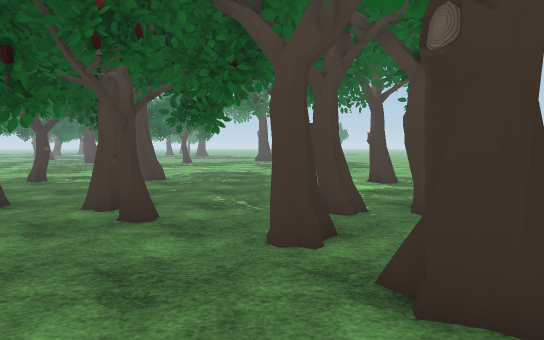
View 1 (above)

24 first-person views from a walk through a scene from a Unity 3-D project. The camera is 1.5 m above the floor, tilts 4° down and sees 75° across. The floor is counted in squares, 1 m on a side. Each view is taken from the middle of a square. On the plan, view 1 faces up. The plan holds only what a view shows up to about 16 squares ahead; the rest is blank. The place goes on beyond the plan. The player character is not drawn. Some surface patterns are stand-ins.

View 2
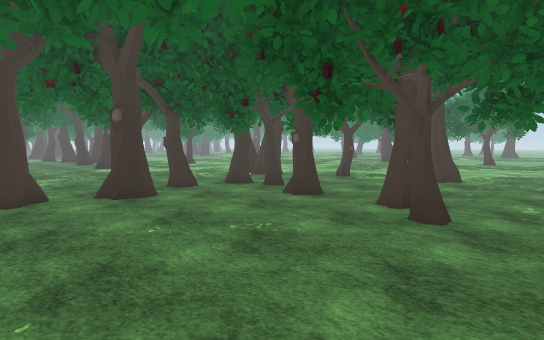

View 3
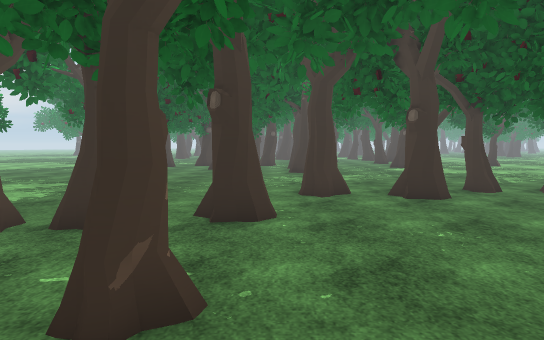

View 4
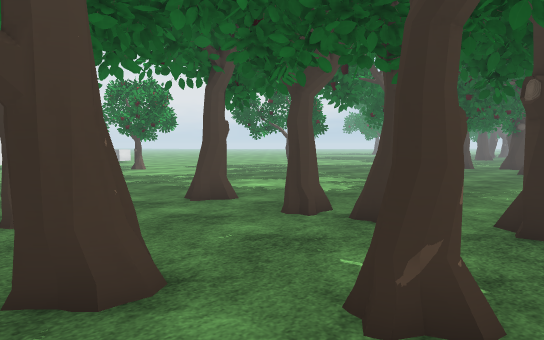

View 5
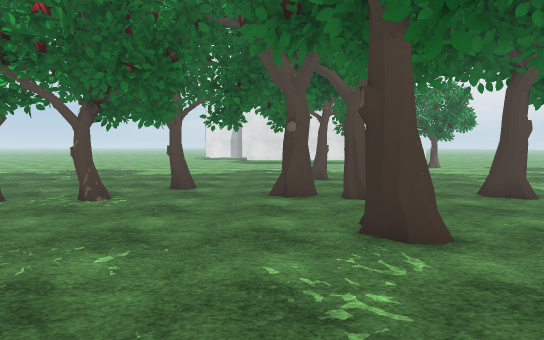

View 6
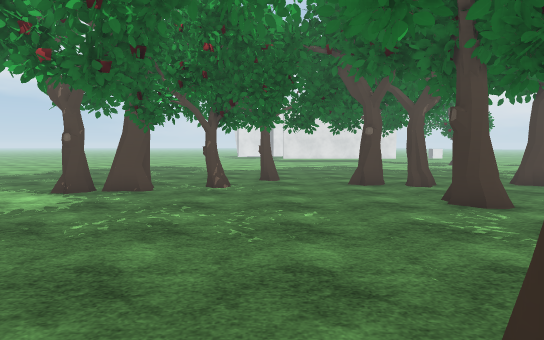

View 7
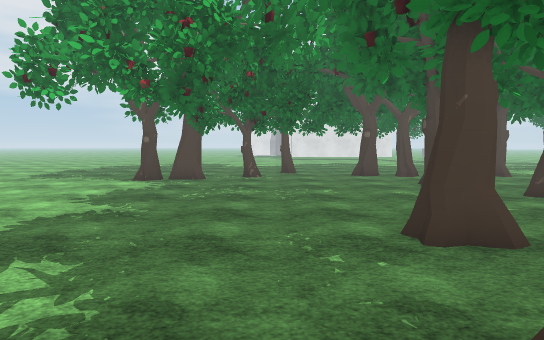

View 8
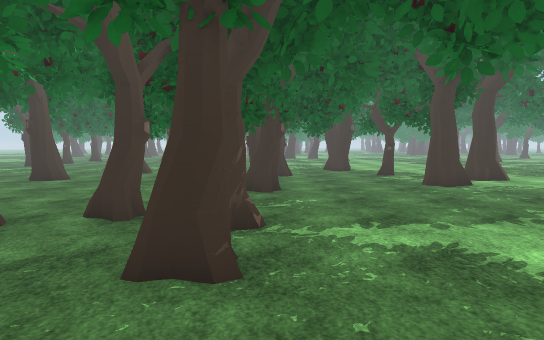

View 9
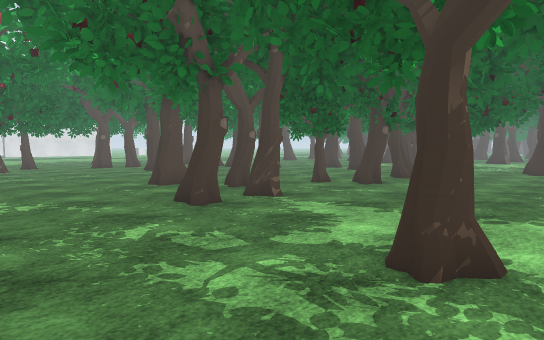

View 10
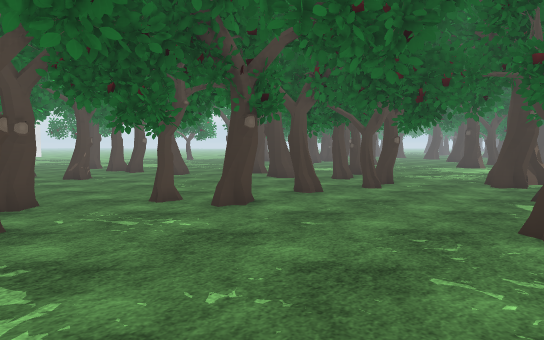

View 11
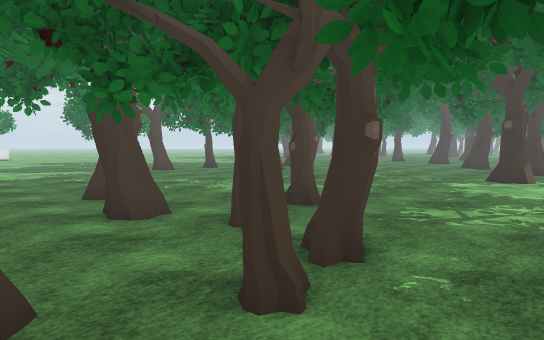

View 12
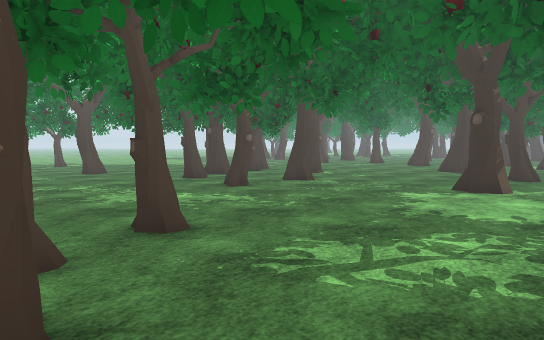

View 13
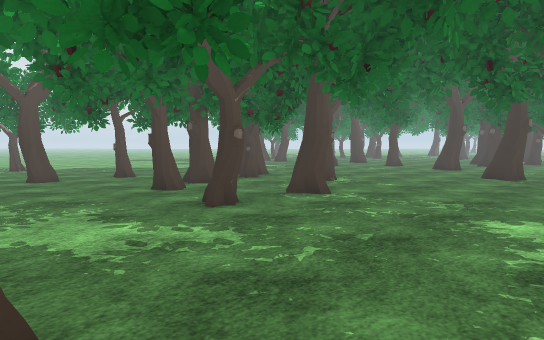

View 14
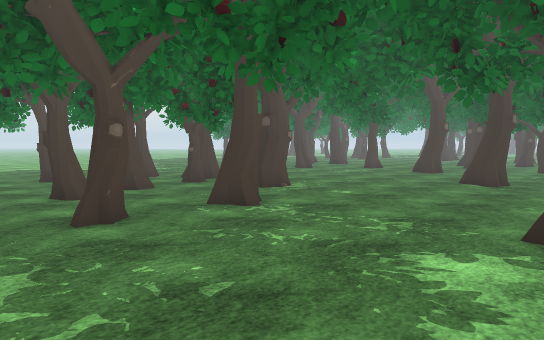

View 15
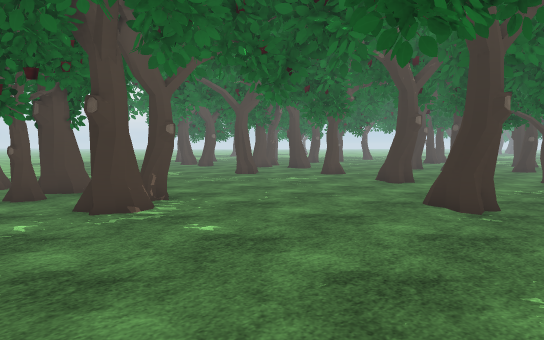

View 16
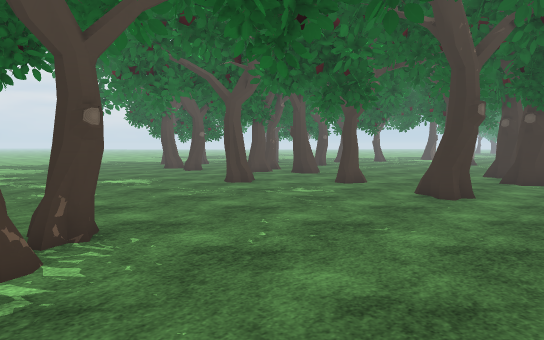

View 17
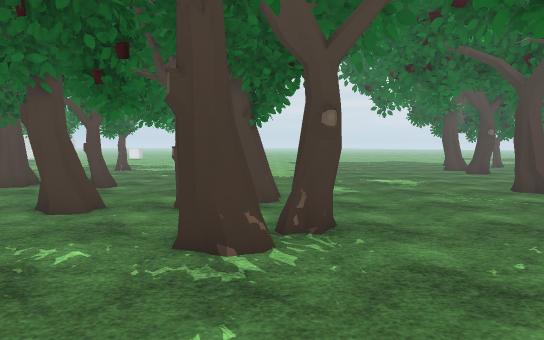

View 18
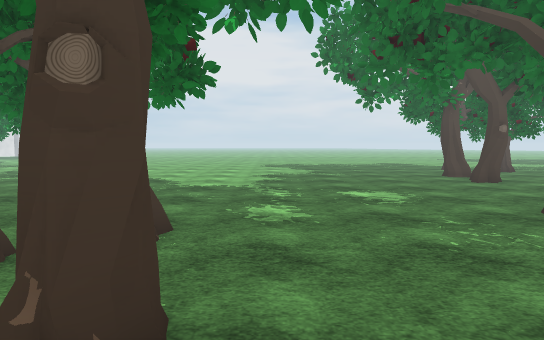

View 19
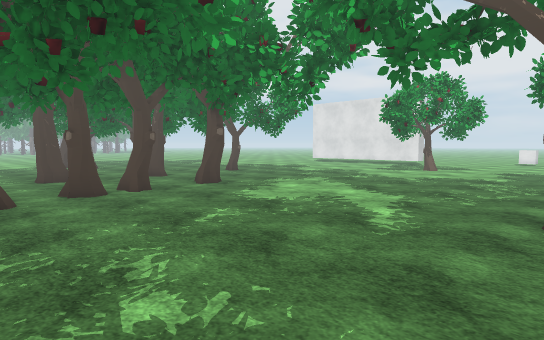

View 20
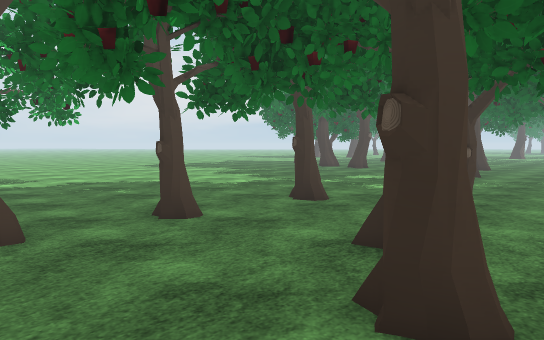

View 21
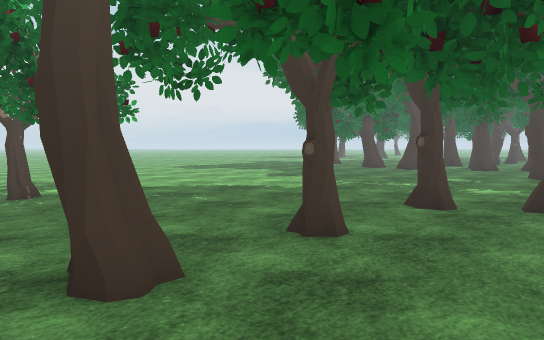

View 22
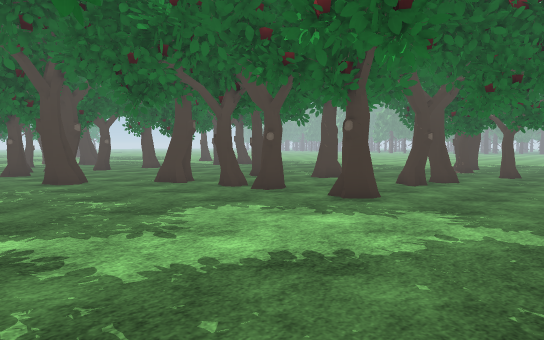

View 23
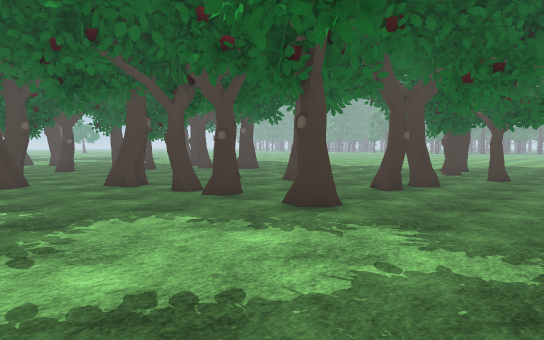

View 24
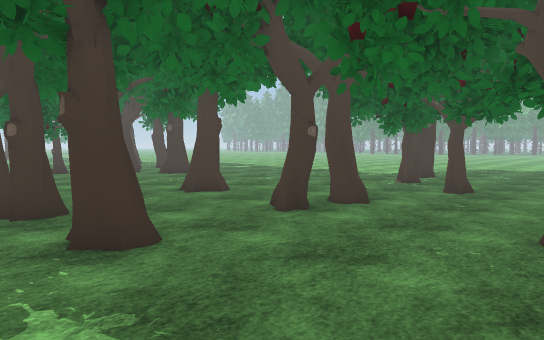

### Floor plan
Key: @ floor where view 1 was taken; # wall or solid block; x gap in a wall; . floor; / step, stairs or slope; = window, fence, low wall or low ledge.
Columns run from 38 left of view 1 to 9 right of it. Each row starts with its distance up from view 1.
 16                                 ##....  . ...  .
 15                            .#...##............
 14                        #..................#....
 13                        #x#......................
 12                        ..=......................
 11                 ............  .................
 10           .................###.................
  9          #....#............###....#= ..........
  8           .....................#..## ..#xx#....
  7     ......................#.. .....#......=....
  6 .....##.................#.............#/.......
  5 .....##....................//.........//.......
  4  ........................../#..........//.......
  3 ......................................./#=......
  2 ...............#=.#........#....................
  1  #.........................#=...................
  0 ...........##.................##......@.........
 -1 ..........###. ...............##...#............
 -2 ..........##......#.............................
 -3 #...............#..............#................
 -4 ...........###.................x.....#..........
 -5 ...........##..................##...............
 -6  .##............................................
 -7   ##.........#................................##
 -8   ...............#..##..........#=...##... .#..
 -9  ....................................##.........
-10 ..........................................#.....
-11 ................................................
-12 ................................................
-13 #.......................................... ....
-14 #=................................. .x .... ...

Positions as (right, up) in squares from view 1, and headings:
1: (0, 0), facing up
2: (0, 0), facing up-left
3: (0, 0), facing left
4: (0, 0), facing down-left
5: (1, 2), facing down
6: (4, 5), facing down
7: (5, 9), facing down
8: (8, 9), facing left
9: (9, 16), facing down-left
10: (2, 16), facing down-left
11: (-7, 12), facing down-left
12: (-11, 12), facing down-left
13: (-14, 9), facing down-left
14: (-17, 9), facing down-left
15: (-23, 8), facing down-left
16: (-26, 5), facing down-left
17: (-27, 5), facing down
18: (-29, 1), facing down
19: (-18, 0), facing down-right
20: (-17, -1), facing down-left
21: (-16, -4), facing down-left
22: (-15, -14), facing up-right
23: (-13, -14), facing up-right
24: (-8, -14), facing up-right
